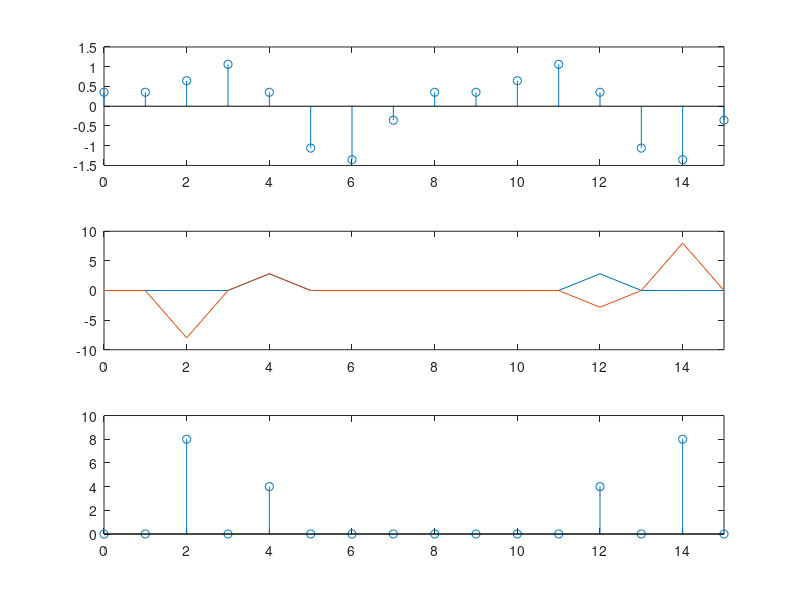

Source code (MATLAB):
n = [0:15];
x = [ 0.353551 0.353551 0.646451 1.060662 0.353539 -1.060675 -1.353544 -0.353533 0.353556 0.353551 0.646462 1.060662 0.353514 -1.060696 -1.353533 -0.353512 ];
Xre = [ 0.000006 0.000006 0.000005 0.000004 2.828407 -0.000000 -0.000003 -0.000008 -0.000015 -0.000025 -0.000045 -0.000100 2.828074 0.000104 0.000987 0.000023 ];
Xim = [ 0.000000 0.000002 -7.999978 0.000006 2.828444 0.000010 0.000013 0.000015 0.000017 0.000021 0.000029 0.000063 -2.828853 -0.000330 8.000018 0.000378 ];
P = [ 0.000006 0.000006 7.999978 0.000007 3.999998 0.000010 0.000013 0.000017 0.000023 0.000033 0.000053 0.000119 4.000051 0.000346 8.000018 0.000379 ];
subplot(3,1,1)
stem(n,x)
xlim([0 15])
subplot(3,1,2)
plot(n,Xre,n,Xim)
xlim([0 15])
subplot(3,1,3)
stem(n,P)
xlim([0 15])


